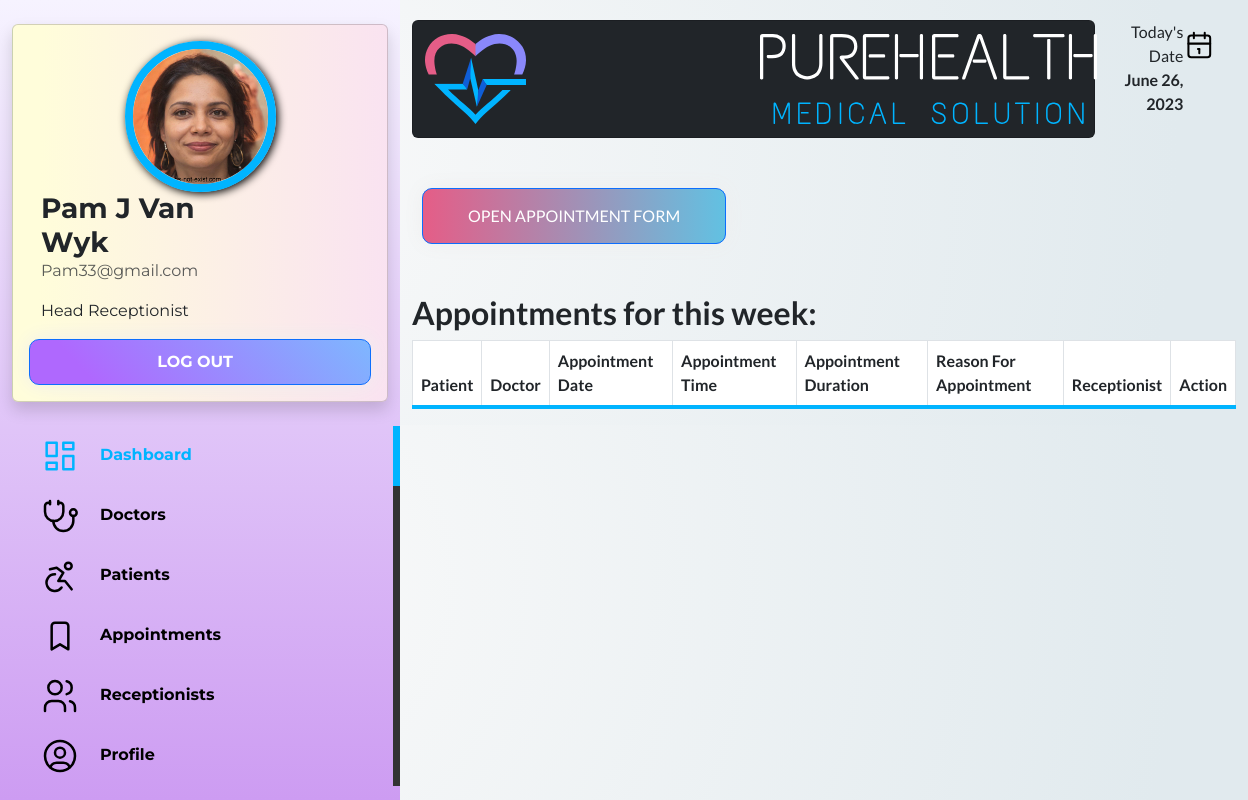
The app's page /ReceptionistPortal/dashboard.php (signed in) with its own data.
### tables this page shows
CREATE TABLE `receptionists` (
  `Receptionists_ID` int(11) NOT NULL,
  `ProfileImage` varchar(50) NOT NULL,
  `Name` varchar(25) NOT NULL,
  `Surname` varchar(25) NOT NULL,
  `Banned` tinyint(1) NOT NULL,
  `DoB` date NOT NULL,
  `Gender` varchar(25) NOT NULL,
  `PhoneNumber` varchar(13) NOT NULL,
  `Email` varchar(50) NOT NULL,
  `Username` varchar(50) NOT NULL,
  `Password` varchar(50) NOT NULL,
  `Rank` varchar(25) NOT NULL
);

### ReceptionistPortal/dashboard.php (the view, shortened to what this page needs)
<?php
if (isset($_SESSION['Receptionists_ID']) && isset($_SESSION['Username'])) {
    ?>
    <!DOCTYPE html>
    <html lang="en">
    <head>
        <link href="https://cdn.jsdelivr.net/npm/bootstrap@5.3.0/dist/css/bootstrap.min.css" rel="stylesheet"
>
        <link rel="stylesheet" href="main.css">
        <link rel="stylesheet" href="https://cdnjs.cloudflare.com/ajax/libs/font-awesome/4.7.0/css/font-awesome.min.css">
    </head>
    <body>
        <div class="c-navbar">
            <div class="container">
                <br>
                <div class="container">
                    <div class="row">
                        <div class="card shadow profile-disco">
                            <div class="card-body">
                                <div class="row">
                                    <?php
                                    include 'db.php';
                                    $sql = "SELECT * FROM receptionists WHERE Receptionists_ID = $_SESSION[Receptionists_ID]";
                                    $result = $conn->query($sql);
                                    while ($row = $result->fetch_assoc()) {
                                        echo '<div class="col-md-12">';
                                        echo '<div class="row">';
                                        echo '<div class="col-md-4 upload">';
                                        echo '<img src="profile_img/' . $row['ProfileImage'] . '" class="img-fluid rounded-circle" alt="Profile Image">';
                                        echo '</div>';
                                        echo '<div class="col-md-8">';
                                        echo '<h3 class="mb-0"><strong>' . $row['Name'] . ' ' . $row['Surname'] . '</strong></h3>';
                                        echo '<p class="text-muted">' . $row['Email'] . '</p>';
                                        echo '<p>' . $row['Rank'] . ' Receptionist</p>';
                                        echo '</div>';
                                        echo '<a href="logout.php" class="btn btn-primary btn-grad3 btn-add" role="button" style="padding-left: 0px;"><strong>Log Out</strong></a>';
                                        echo '</div>';
                                        echo '</div>';
                                    }
                                    ?>
                                </div>
                            </div>
                        </div>
                    </div>
                </div>
            </div>
            <br>
            <a class="nav-item active-nav" href="dashboard.php">
                Dashboard</a>
            <a class="nav-item" href="doctors.php">
                Doctors</a>
            <a class="nav-item" href="patients.php">
                Patients</a>
            <a class="nav-item" href="appointments.php">
                Appointments</a>
            <a class="nav-item" href="receptionists.php">
                Receptionists</a>
            <a class="nav-item" href="profile.php">
                Profile</a>
        </div>
        <div class="container content-div">
            <div class="row">
                <div class="col-md-10">
                    <nav class="navbar navbar-dark bg-dark card">
                        <div class="container-fluid">
                            <a class="navbar-brand" href="#">
                                <img src="assets/logo/logo-mix.svg" alt="Logo">
                                <img src="assets/logo/Mecial Docker White.svg" alt="Logo" style="margin-left: 130px;">
                            </a>
                        </div>
                    </nav>
                </div>
                <div class="col-md-2 d-flex text-end">
                    <div>
                        Today's Date
                        <br>
                        <?php
                        $today = date("F j, Y");
                        echo '<b>' . $today . '</b>';
                        ?>
                    </div>
                </div>
            </div>
            <div class="spacer"></div>
            <button type="button" class="btn btn-primary btn-grad" data-toggle="modal" data-target="#appointmentModal">
                Open Appointment Form
            </button>
            <div class="spacer"></div>
            <h2 class="f-left bbold">Appointments for this week:</h2>
            <table class="table table-bordered">
                <thead class="thead-dark">
                    <tr>
                        <th>Patient</th>
                        <th>Doctor</th>
                        <th>Appointment Date</th>
                        <th>Appointment Time</th>
                        <th>Appointment Duration</th>
                        <th>Reason For Appointment</th>
                        <th>Receptionist</th>
                        <th>Action</th>
                    </tr>
                </thead>
            </table>
        </div>
    </body>
    </html>
    <?php
} else {
    header("Location: index.php");
    exit();
}
?>

### ReceptionistPortal/main.css (style rules this page uses)
.bbold { font-weight: bold; }
.upload { width: 175px; position: relative; margin: auto; }
.upload img { border-radius: 50%; border: 8px solid #00B4FF; -webkit-box-shadow: 2px 2px 8px 0px rgba(0, 0, 0, 1); -moz-box-shadow: 2px 2px 8px 0px rgba(0, 0, 0, 1); box-shadow: 2px 2px 8px 0px rgba(0, 0, 0, 1); }
body { display: flex; background: radial-gradient(circle at 18.7% 37.8%, rgb(250, 250, 250) 0%, rgb(225, 234, 238) 90%); font-family: 'Lato', sans-serif; }
.btn-grad { background-image: linear-gradient(to right, #E55D87 0%, #5FC3E4 51%, #E55D87 100%); margin: 10px; padding: 15px 45px; text-align: center; text-transform: uppercase; transition: 0.5s; background-size: 200% auto; color: white; box-shadow: 0 0 20px #eee; border-radius: 10px; display: block; }
.btn-grad3 { background: linear-gradient(45.8deg, rgb(175, 104, 254) 9.3%, rgb(101, 223, 255) 75.1%); text-align: center; text-transform: uppercase; transition: 0.5s; background-size: 200% auto; color: white; box-shadow: 0 0 20px #eee; border-radius: 10px; display: block; }
.c-navbar { background: linear-gradient(to top, #cd9cf2 0%, #f6f3ff 100%); overflow: hidden; width: 400px; position: fixed; height: 100%; font-family: 'Montserrat', sans-serif; }
.c-navbar a { display: block; padding: 10px; text-decoration: none; padding-left: 40px; }
.content-div { margin-left: 400px; margin-top: 20px; }
.nav-item { border-right: 7px solid #333; color: #000000; font-weight: bold; }
.active-nav { border-right: 7px solid #00B4FF; color: #00B4FF; }
.icon-tabler { margin-right: 20px; }
.icon-tabler-active { stroke: #00B4FF; }
.spacer { padding: 20px; }
.btn-add { width: -webkit-fill-available; }
.f-left { float: left; }
.profile-disco { background: linear-gradient(90.7deg, rgb(255, 253, 218) 1.9%, rgb(246, 210, 255) 39.3%, rgb(152, 222, 254) 64.7%, rgb(251, 255, 210) 100.8%); background-size: 400% 400%; animation: gradient 15s ease infinite; }
.navbar-brand img { height: 90px; margin-right: 100px; }
thead { border-bottom: 4px solid #00B4FF; }

### records on screen
receptionists: ProfileImage (picture), Name "Pam J", Surname "Van Wyk", Email "Pam33@gmail.com", Rank "Head"
